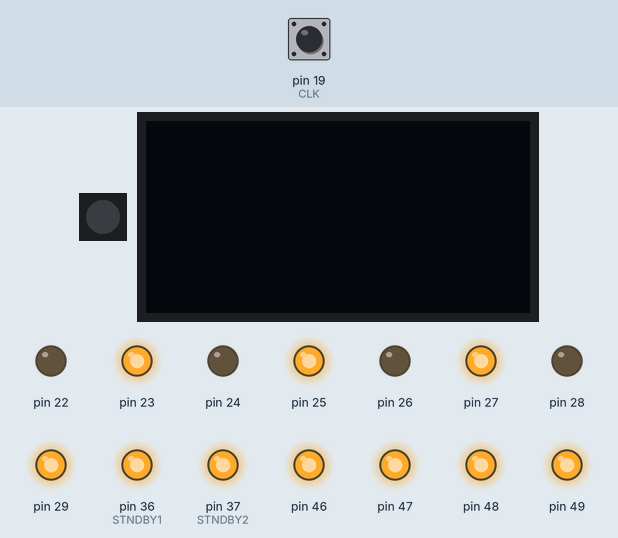
A sketch run on a simulated Arduino Mega 2560, built with avr-gcc and run on an emulated ATmega2560. On the bench: 1 RGB LEDs in strip order, left to right, 128×64 one-colour display, output pins drawn as LEDs (lit = HIGH). The inputs (shaded band) are chosen by the test bench; at power-on: pin 19 (CLK) HIGH.

Above: at 0.1 s.
At 10.0 s:
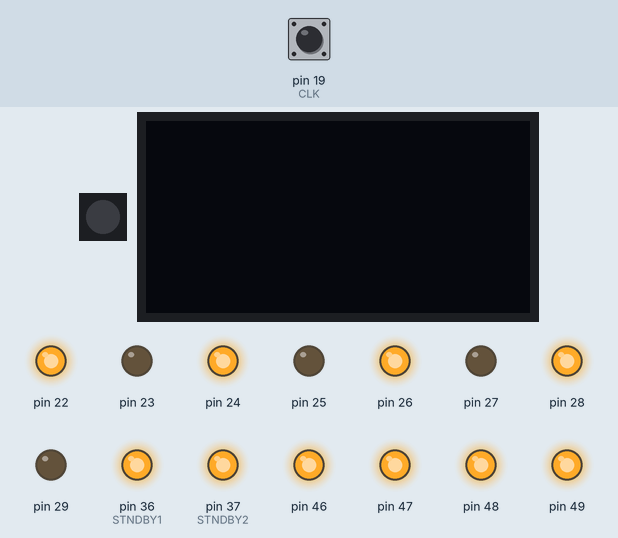
At 19.9 s:
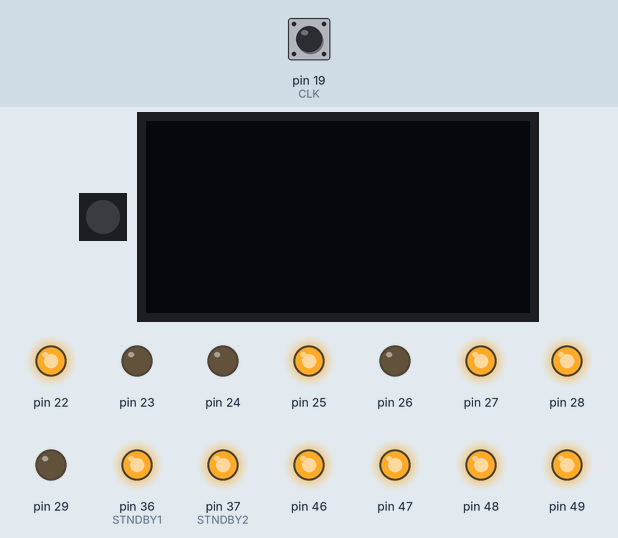
At 22.7 s:
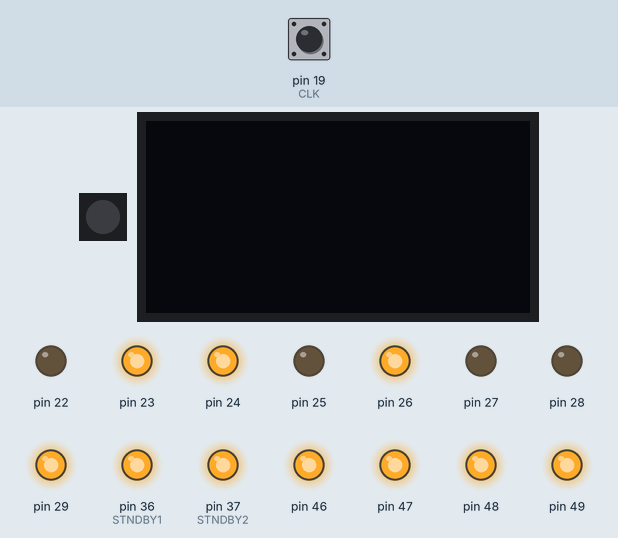
At 25.5 s:
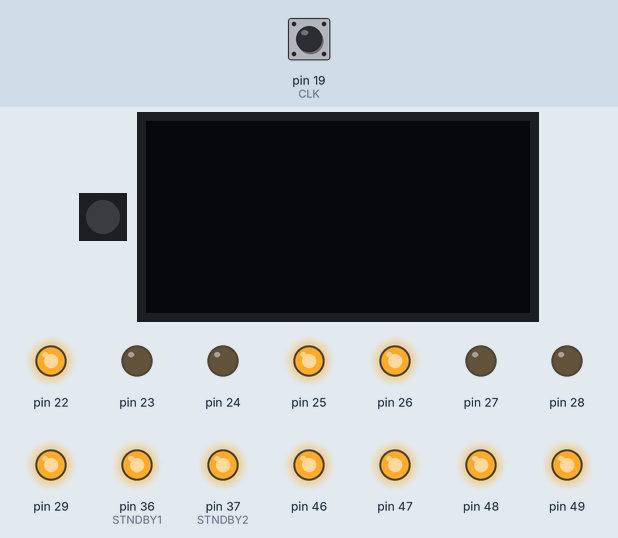
At 35.9 s:
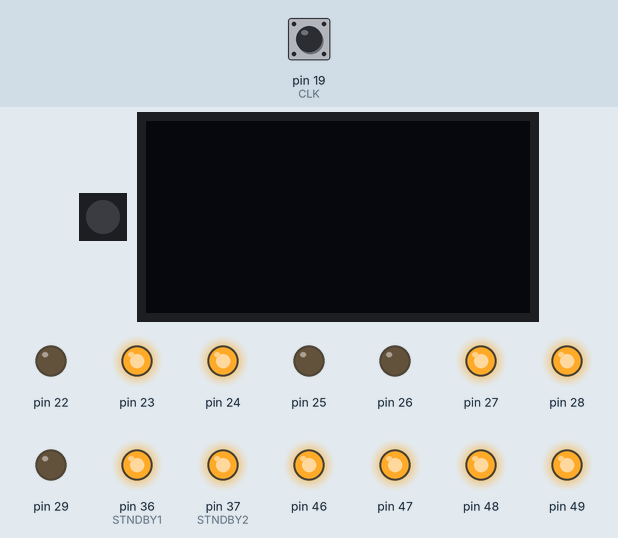
Timing chart, 0 to 37.4 s (numbered marks = the images above):
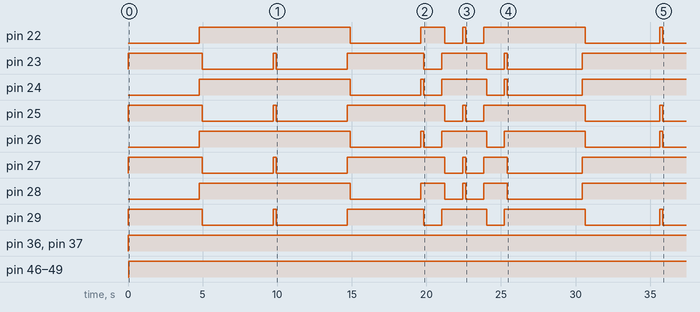

Measured:
- by itself, pin 22: LOW → HIGH at 4.8 s, → LOW 10.1 s later, → HIGH 4.8 s later, → LOW 1.6 s later, … (10 changes in this stretch)
- by itself, pin 23: LOW → HIGH at 0.03 s, → LOW 5.0 s later, → HIGH 4.8 s later, → LOW 0.20 s later, … (11 changes in this stretch)
- by itself, pin 24: LOW → HIGH at 4.8 s, → LOW 10.1 s later, → HIGH 4.8 s later, → LOW 0.20 s later, … (9 changes in this stretch)
- by itself, pin 25: LOW → HIGH at 0.03 s, → LOW 5.0 s later, → HIGH 4.8 s later, → LOW 0.20 s later, … (12 changes in this stretch)
- by itself, pin 26: LOW → HIGH at 4.8 s, → LOW 10.1 s later, → HIGH 4.8 s later, → LOW 0.20 s later, … (10 changes in this stretch)
- by itself, pin 27: LOW → HIGH at 0.03 s, → LOW 5.0 s later, → HIGH 4.8 s later, → LOW 0.20 s later, … (11 changes in this stretch)
- by itself, pin 28: LOW → HIGH at 4.8 s, → LOW 10.1 s later, → HIGH 4.8 s later, → LOW 1.6 s later, … (9 changes in this stretch)
- by itself, pin 29: LOW → HIGH at 0.03 s, → LOW 5.0 s later, → HIGH 4.8 s later, → LOW 0.20 s later, … (12 changes in this stretch)

The sketch:

Movement_to_LCD_Counter.ino
```cpp
#include <TimerOne.h>

// CHECK 1
  // MOVEMENT
#define RUN_DELAY 4750
#define GALLOP_DELAY 5000
#define WAL_DELAY 1200
#define SET_PWM 100  //0 to 100
#define STNDBY1 36
#define STNDBY2 37

enum Direction
{
  Forward,
  Backward,
  CW_Center_Center,
  CCW_Center_Center,
  Left,
  Right,
  Stop
};

unsigned int _pwmvalue = 0;
static bool stopmotor = true;
static int pwmcounter = 0;
bool test_directions = true;

// CHECK 2
  //LED DISPLAY
#include <Adafruit_NeoPixel.h>
#define LED_PIN 10
#define LED_COUNT 1
#define DELAY 500

Adafruit_NeoPixel pixels(LED_COUNT, LED_PIN, NEO_GRB + NEO_KHZ800);

  //ENCODER USAGE
#define CLK 19
#define DT 18
#define SW 6

int counter = 0;
int currentStateCLK;
int lastStateCLK;
int mod;
String currentDir ="";

  //LCD COUNTER
#include <Wire.h>
#include <Adafruit_GFX.h>
#include <Adafruit_SSD1306.h>

#define scrwid 128
#define scrhei 64
#define scradr 0x3C
#define LCD_DELAY 100

int i;
int x;

Adafruit_SSD1306 display(scrwid, scrhei, &Wire, -1);

void setup(){
  //MOVEMENT
  Serial.begin(9600);
  pinMode(LED_BUILTIN, OUTPUT);
  setupMecanum();

  //LED DISPLAY
  pixels.begin();
  pixels.clear();

  //ENCODER USAGE
  pinMode(CLK,INPUT);
  pinMode(DT,INPUT);
  pinMode(SW, INPUT_PULLUP);

  lastStateCLK = digitalRead(CLK);

  //LCD COUNTER
  if (!display.begin(SSD1306_SWITCHCAPVCC, scradr)){
  Serial.println(F("SSD12306 allocation failed"));
  for (;;);
  }

}

void loop(){
  MOVEMENT();
  LEDDISPLAY();
  LCDCOUNTER();
}


//MOVEMENT
void MOVEMENT() {
    // put your main code here, to run repeatedly:
  if (test_directions)
  {
    digitalWrite(LED_BUILTIN, HIGH);
    // Forward or Backwards
    run(Forward, RUN_DELAY);
    run(Backward, RUN_DELAY);
    run(Backward, RUN_DELAY);
    run(Forward, RUN_DELAY);

    // Clockwise or Counterclockwise-Center-Center
    run(CW_Center_Center, WAL_DELAY);
    run(CCW_Center_Center, WAL_DELAY);
    run(CCW_Center_Center, WAL_DELAY);
    run(CW_Center_Center, WAL_DELAY);

    // Left or Right
    run(Left, GALLOP_DELAY);
    run(Right, GALLOP_DELAY);
    run(Right, GALLOP_DELAY);
    run(Left, GALLOP_DELAY);

    // Stop All Motors
    run(Stop, 0);

    stopMotors();

    test_directions = false;
  }
  digitalWrite(LED_BUILTIN, LOW);
}

void setupMecanum()
{
  pinMode(STNDBY1, OUTPUT);
  pinMode(STNDBY2, OUTPUT);

  DDRA = DDRA | 0b11111111; //set PORTA to output
  DDRL = DDRL | 0x0F;       //set PORTL to output (Pins 46,47,48,49)

  // DDRA |= 0xFF;
  PORTA = 0b00000000; //set PORT A to LOW
  PORTL &= ~0x0F;     //reverses value of PORTL
  initMotorPwm();

  setMotorPWM(SET_PWM);
}

/*mechanum wheels direction*/
void setMotorDir(Direction _cmd)
{
  switch (_cmd)
  {
  case Forward:
    PORTA = 0xAA;
    break;
  case Backward:
    PORTA = 0x55;
    break;
  case CW_Center_Center:
    PORTA = 0x69;
    break;
  case CCW_Center_Center:
    PORTA = 0x96;
    break;
  case Left:
    PORTA = 0x99;
    break;
  case Right:
    PORTA = 0x66;
    break;

  case Stop:
    PORTA = 0xFF;
    break;
  default:
    break;
  }
}

void initMotorPwm(void)
{
  Timer1.initialize(100); // 1000us interval for each % of duty cycle
  Timer1.attachInterrupt(MotorPwmHandler);
  Timer1.stop();
}

void prepMotors(void)
{
  stopmotor = false;

  PORTL |= 0x0F;

  // reset pwm
  pwmcounter = 0;
  stopmotor = false;

  // initialize timer
  initMotorPwm();

  // turn on stndbay pins
  // to do: port manipulation
  digitalWrite(STNDBY1, HIGH);
  digitalWrite(STNDBY2, HIGH);
}

void stopMotors(void)
{
  Timer1.stop();
  setMotorDir(Stop);
  delay(200);
  digitalWrite(STNDBY1, LOW);
  digitalWrite(STNDBY2, LOW);
}

void runMotors(void)
{
  pwmcounter = 0;
  digitalWrite(STNDBY1, HIGH);
  digitalWrite(STNDBY2, HIGH);
  Timer1.start();
}

// Handle interrupt every 10% duty cycle
// Initially, PWM pins are high
void MotorPwmHandler(void)
{
  // Evaluate counter
  if (pwmcounter > _pwmvalue)
  {
    PORTL &= ~0x0F; // digital low of pwm
  }
  pwmcounter++;

  // reset pwm counter on overflow
  if (pwmcounter >= 100)
  {
    pwmcounter = 0;
    PORTL |= 0x0F; // digital high of pwm
  }
}

void setMotorPWM(int pwm)
{
  _pwmvalue = pwm;
}

void run(Direction direction, uint16_t duration)
{
  setMotorDir(direction);
  runMotors();

  if (duration > 0)
  {
    delay(duration);
    stopMotors();
  }
}


//LED DISPLAY
void LEDDISPLAY(){
  LED(255, 0, 0);
  LED(0, 255, 0);
  LED(0, 0, 255);
  LED(255, 255, 255);
}

void LED(int RED, int BLUE, int GREEN){
  pixels.setPixelColor(0, pixels.Color(RED, BLUE, GREEN));
  pixels.show();
  delay(DELAY);
}

//LCD COUNTER
void LCDCOUNTER(){
  lcdsetup();

  for(i = 1; i <= 20; i++){

    if (i>8){
      lcdsetup();
        for (x = 7; x > 0; x--) {
        display.println(i-x);
      }
      display.println(i);
      delay(LCD_DELAY);
      }

    else {
    display.println(i);
    delay(LCD_DELAY);
    }

    display.display();
  }
}

void lcdsetup(){
  display.clearDisplay();
  display.setTextSize(1);
  display.setTextColor(WHITE);
  display.setCursor(0, 0);
}
```
